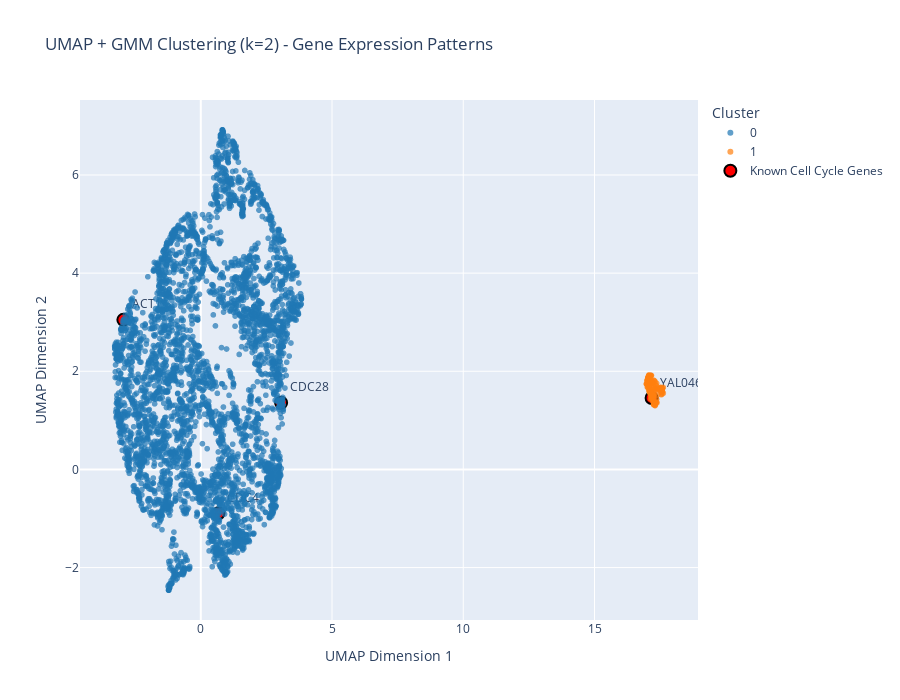

This figure's notebook cell:
### Markdown cell above
### Visualization and Analysis of UMAP + GMM Results

### Code cell
# Visualize UMAP clustering results with highlighted known genes
genes_to_label = {
    'ACT1': 'YFL039C',     # Actin - constitutive gene
    'CDC4': 'YFL009W',     # Cell division control protein
    'CDC28': 'YBR160W',    # Cell division control protein  
    'YAL046C': 'YAL046C'   # Another gene of interest
}

import plotly.express as px

# Prepare data for visualization
df_umap = pd.DataFrame(umap_data, columns=['UMAP1', 'UMAP2'], index=features.index)
df_umap['Cluster'] = labels.astype(str)

# Add labels for highlighted genes
df_umap['Gene_Label'] = ''
for display_name, gene_id in genes_to_label.items():
    if gene_id in df_umap.index:
        df_umap.at[gene_id, 'Gene_Label'] = display_name

# Create interactive scatter plot
fig = px.scatter(
    df_umap, x='UMAP1', y='UMAP2', color='Cluster',
    hover_name=df_umap.index,
    opacity=0.7,
    title=f'UMAP + GMM Clustering (k={n_clusters}) - Gene Expression Patterns',
    color_discrete_sequence=['#1f77b4', '#ff7f0e']  # Blue and orange
)

# Highlight specific genes
highlight_df = df_umap[df_umap['Gene_Label'] != '']
if not highlight_df.empty:
    fig.add_scatter(
        x=highlight_df['UMAP1'],
        y=highlight_df['UMAP2'],
        mode='markers+text',
        marker=dict(color='red', size=12, line=dict(width=2, color='black')),
        text=highlight_df['Gene_Label'],
        textposition='top right',
        name='Known Cell Cycle Genes',
        hovertext=highlight_df.index,
        showlegend=True
    )

fig.update_layout(
    xaxis_title='UMAP Dimension 1',
    yaxis_title='UMAP Dimension 2',
    width=900,
    height=700
)
fig.show()

### Figure 1 — Plotly figure (JSON) as saved in the notebook; plotly's stock layout.template omitted (floating-point values rounded to 4 significant figures; data arrays with more than 128 entries replaced by an {"elided": "..."} marker saying what was removed)
{"data": [{"hovertemplate": "<b>%{hovertext}</b><br><br>Cluster=0<br>UMAP1=%{x}<br>UMAP2=%{y}<extra></extra>", "hovertext": {"elided": "4219 str values"}, "legendgroup": "0", "marker": {"color": "#1f77b4", "opacity": 0.7, "symbol": "circle"}, "mode": "markers", "name": "0", "showlegend": true, "type": "scattergl", "x": {"elided": "4219 float values"}, "xaxis": "x", "y": {"elided": "4219 float values"}, "yaxis": "y"}, {"hovertemplate": "<b>%{hovertext}</b><br><br>Cluster=1<br>UMAP1=%{x}<br>UMAP2=%{y}<extra></extra>", "hovertext": {"elided": "162 str values"}, "legendgroup": "1", "marker": {"color": "#ff7f0e", "opacity": 0.7, "symbol": "circle"}, "mode": "markers", "name": "1", "showlegend": true, "type": "scattergl", "x": {"elided": "162 float values"}, "xaxis": "x", "y": {"elided": "162 float values"}, "yaxis": "y"}, {"hovertext": ["YAL046C", "YBR160W", "YFL009W", "YFL039C"], "marker": {"color": "red", "line": {"color": "black", "width": 2}, "size": 12}, "mode": "markers+text", "name": "Known Cell Cycle Genes", "showlegend": true, "text": ["YAL046C", "CDC28", "CDC4", "ACT1"], "textposition": "top right", "type": "scatter", "x": [17.17, 3.06, 0.6742, -2.95], "y": [1.455, 1.357, -0.8936, 3.048]}], "layout": {"height": 700, "legend": {"title": {"text": "Cluster"}, "tracegroupgap": 0}, "title": {"text": "UMAP + GMM Clustering (k=2) - Gene Expression Patterns"}, "width": 900, "xaxis": {"anchor": "y", "domain": [0, 1], "title": {"text": "UMAP Dimension 1"}}, "yaxis": {"anchor": "x", "domain": [0, 1], "title": {"text": "UMAP Dimension 2"}}}}
